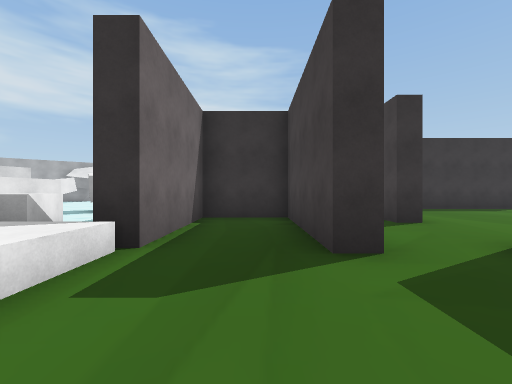
[1] (above)

24 first-person views from a walk through a Unity game level. The camera is 1.2 m above the floor, looks level and sees 90° across. The floor is counted in squares, 2 m on a side. Each view is taken from the middle of a square. On the plan, view 1 faces up. The plan holds only what a view shows up to about 9 squares ahead; the rest is blank. The place goes on beyond the plan.

[2]
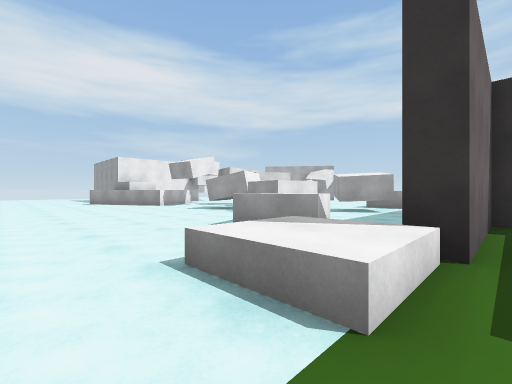

[3]
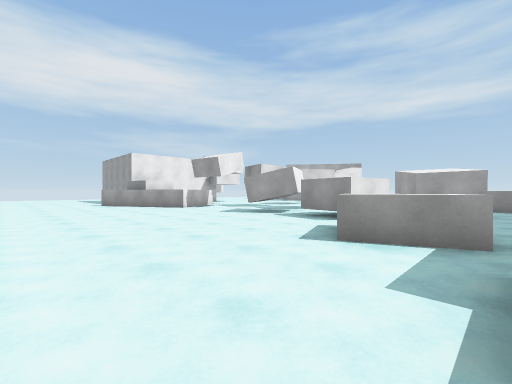

[4]
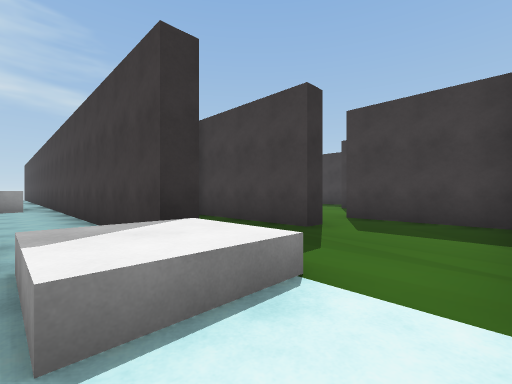

[5]
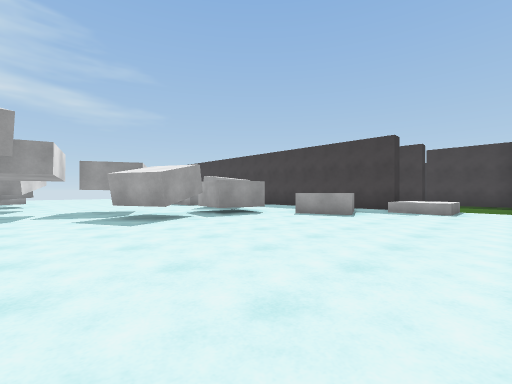

[6]
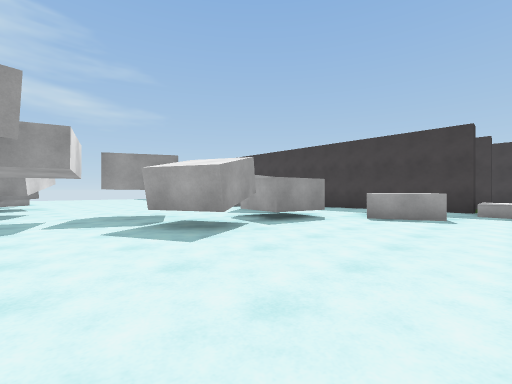

[7]
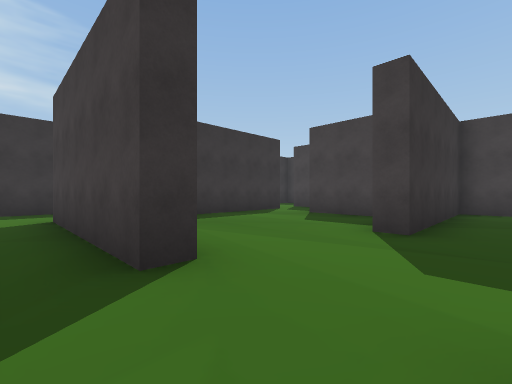

[8]
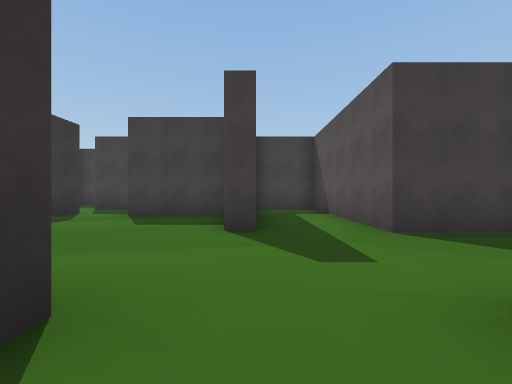

[9]
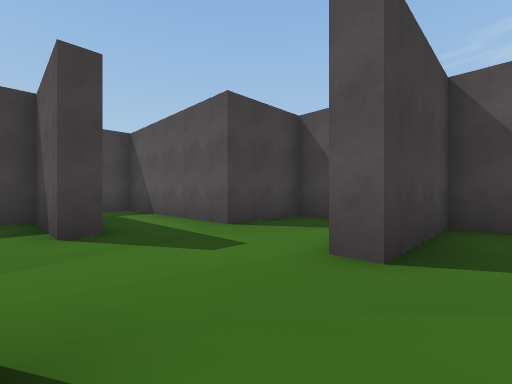

[10]
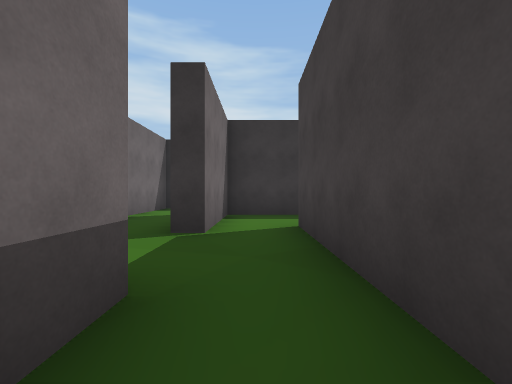

[11]
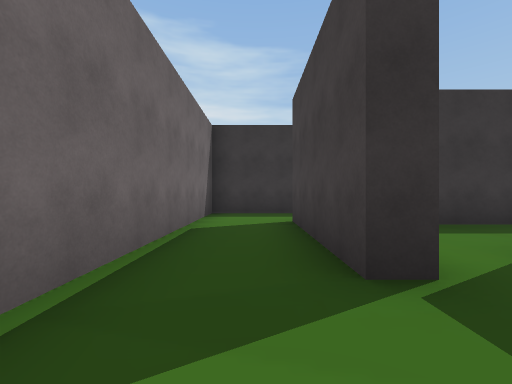

[12]
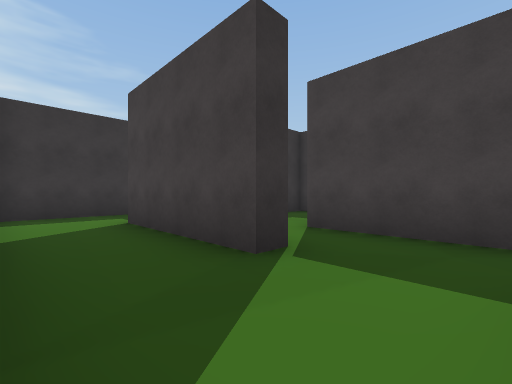

[13]
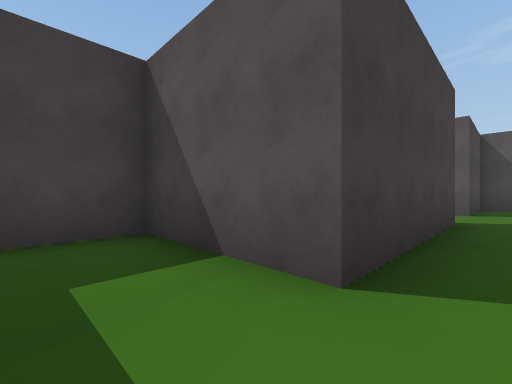

[14]
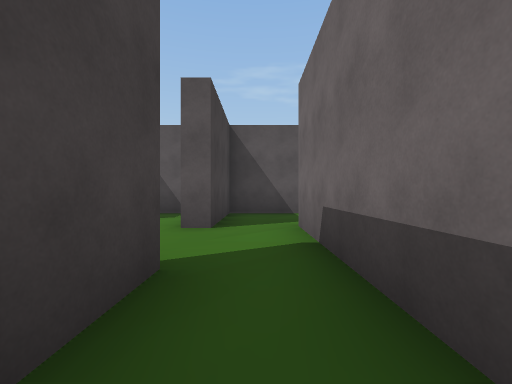

[15]
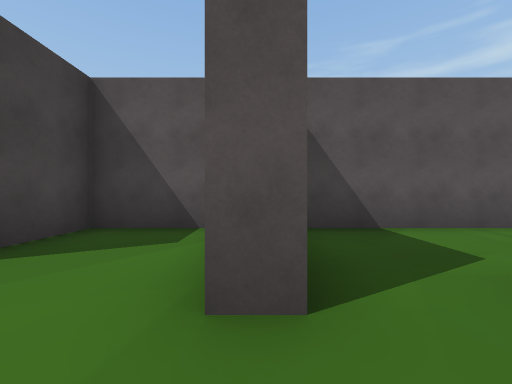

[16]
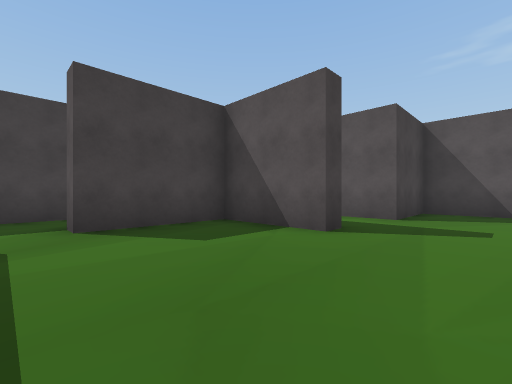

[17]
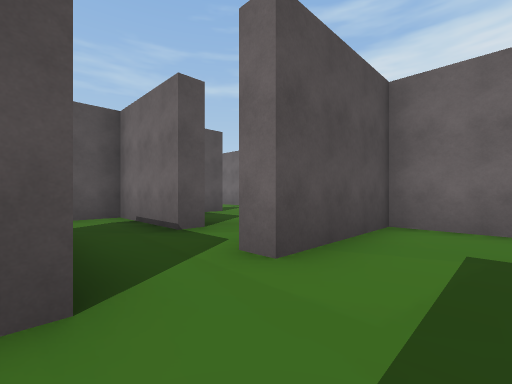

[18]
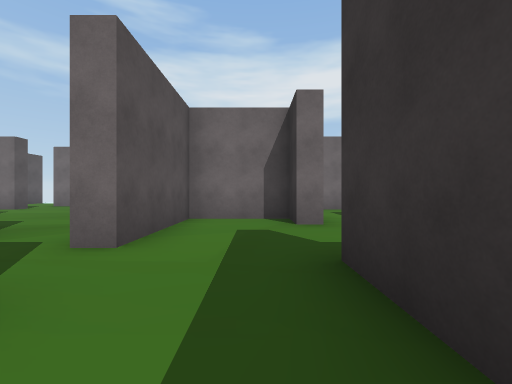

[19]
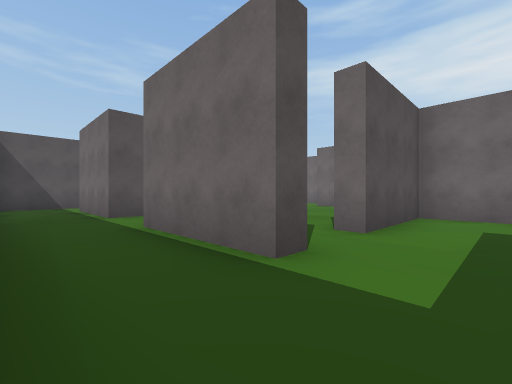

[20]
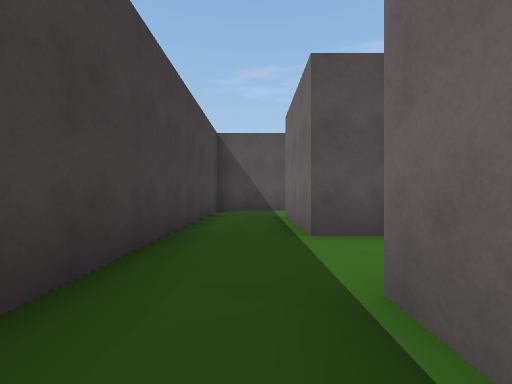

[21]
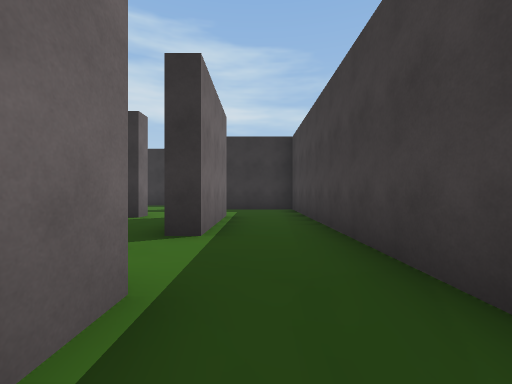

[22]
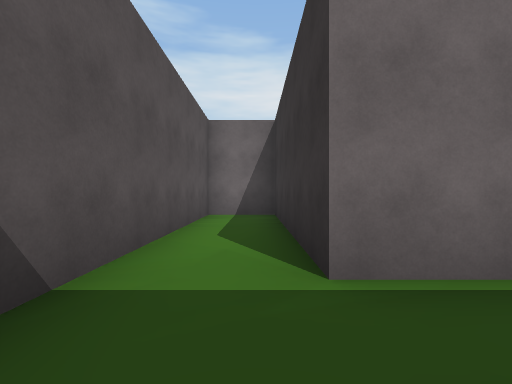

[23]
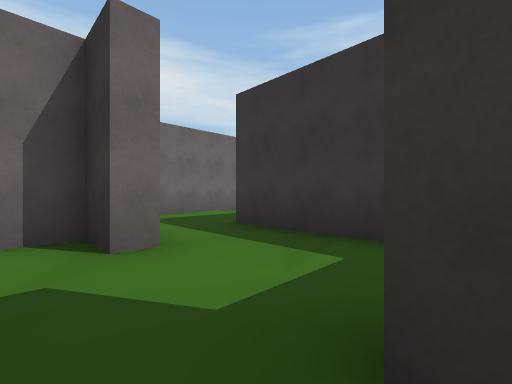

[24]
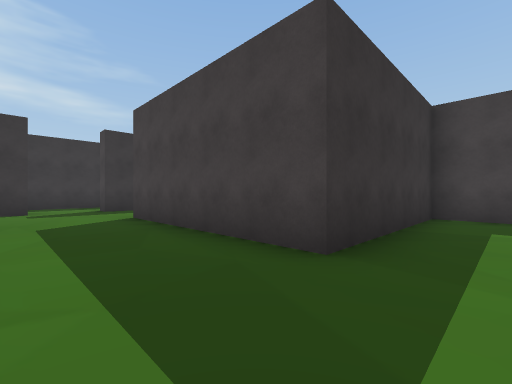

### Floor plan
Ten units are one square. View 1 is at (0, 0); x grows to the right and y downward. Boxes are objects, and circles mark ways between rooms. Rooms are numbered by the first view taken in them; rooms with no view inside come last. Other rooms are left out.
<svg viewBox="-115 -197 252 204">
<path fill="none" stroke="#000" d="M-37 -50 -31 -35 -45 -29 -51 -44M-51 -68 -54 -52 -69 -55 -66 -70M-72 -58 -86 -52 -93 -66M-33 -81 -46 -72 -55 -85M-88 -75 -96 -79M-12 2 28 2 28 -27 33 -27M12 -65 12 -25 8 -25 8 -60 -12 -60 -12 -28 -17 -28 -17 -95M-106 -98 -110 -101M34 -50 28 -50 28 -65M-14 -26 -14 -11 -29 -11 -29 -26M12 -87 8 -87 8 -122M15 -142 -12 -142 -12 -82M28 -95 57 -95 57 -118 12 -118 12 -87M28 -65 28 -95M33 -27 33 -22M92 -90 58 -90M38 2 57 2 57 -20 108 -20 108 -40 60 -40 60 -45 85 -45 85 -73 90 -73M73 -124 73 -118 62 -118 62 -95 92 -95 92 -90M115 -118 98 -118M108 -86 108 -95 112 -95M112 -45 112 -15 62 -15 62 2 132 2 132 -118 115 -118M112 -95 112 -65M33 -168 33 -132M74 -142 62 -142 62 -192M112 -65 108 -65M90 -73 90 -45 112 -45M108 -130 108 -142 74 -142M108 -69 108 -86"/>
<circle cx="20" cy="-55" r="3" fill="#2a7"/>
<circle cx="30" cy="-35" r="3" fill="#2a7"/>
<circle cx="10" cy="-75" r="3" fill="#2a7"/>
<circle cx="20" cy="-90" r="3" fill="#2a7"/>
<circle cx="90" cy="-80" r="3" fill="#2a7"/>
<circle cx="110" cy="-105" r="3" fill="#2a7"/>
<circle cx="85" cy="-120" r="3" fill="#2a7"/>
<circle cx="100" cy="-90" r="3" fill="#2a7"/>
<circle cx="110" cy="-55" r="3" fill="#2a7"/>
<circle cx="65" cy="-130" r="3" fill="#2a7"/>
<circle cx="100" cy="-70" r="3" fill="#2a7"/>
<text x="-50" y="-40">1</text>
<text x="0" y="-100">2</text>
<text x="30" y="-110">3</text>
<text x="20" y="-80">4</text>
<text x="60" y="-50">5</text>
<text x="90" y="-110">6</text>
<text x="120" y="-40">7</text>
<text x="50" y="-160">8</text>
<text x="100" y="-60">9</text>
<text x="90" y="-130">10</text>
<text x="100" y="-80">11</text>
</svg>
Room 1 opens to room 4. Room 1 opens to room 5. Room 2 opens to room 4. Room 3 opens to room 4. Room 5 opens to room 11. Room 6 opens to room 7. Room 6 opens to room 10. Room 6 opens to room 11. Room 7 opens to room 9. Room 8 opens to room 10. Room 9 opens to room 11.

Where each view was taken, in squares from view 1:
view 1: 0 up, 0 right, facing up
view 2: 0 up, 1 left, facing up-left
view 3: 0 up, 3 left, facing up-left
view 4: 0 up, 3 left, facing up-right
view 5: 0 up, 11 left, facing up-right
view 6: 2 up, 11 left, facing up-right
view 7: 3 up, 2 right, facing up-right
view 8: 4 up, 2 right, facing right
view 9: 5 up, 2 right, facing down-right
view 10: 5 up, 2 right, facing up
view 11: 7 up, 0 right, facing up
view 12: 7 up, 1 left, facing up-right
view 13: 11 up, 2 right, facing down-right
view 14: 7 up, 2 right, facing down
view 15: 4 up, 3 right, facing down
view 16: 8 up, 4 right, facing down-right
view 17: 11 up, 11 right, facing down-left
view 18: 11 up, 12 right, facing left
view 19: 11 up, 13 right, facing down-left
view 20: 8 up, 12 right, facing down
view 21: 3 up, 12 right, facing up
view 22: 1 up, 13 right, facing left
view 23: 11 up, 10 right, facing up-left
view 24: 13 up, 4 right, facing up-right
